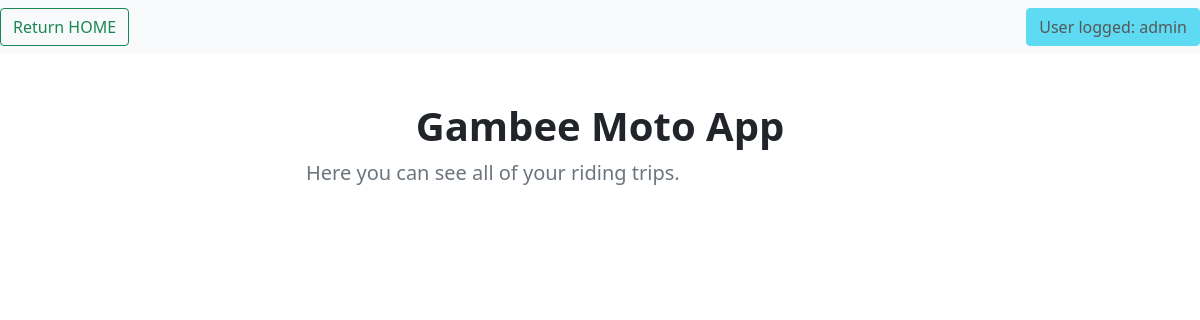
Before: /view_trips (signed in) with the older database file.
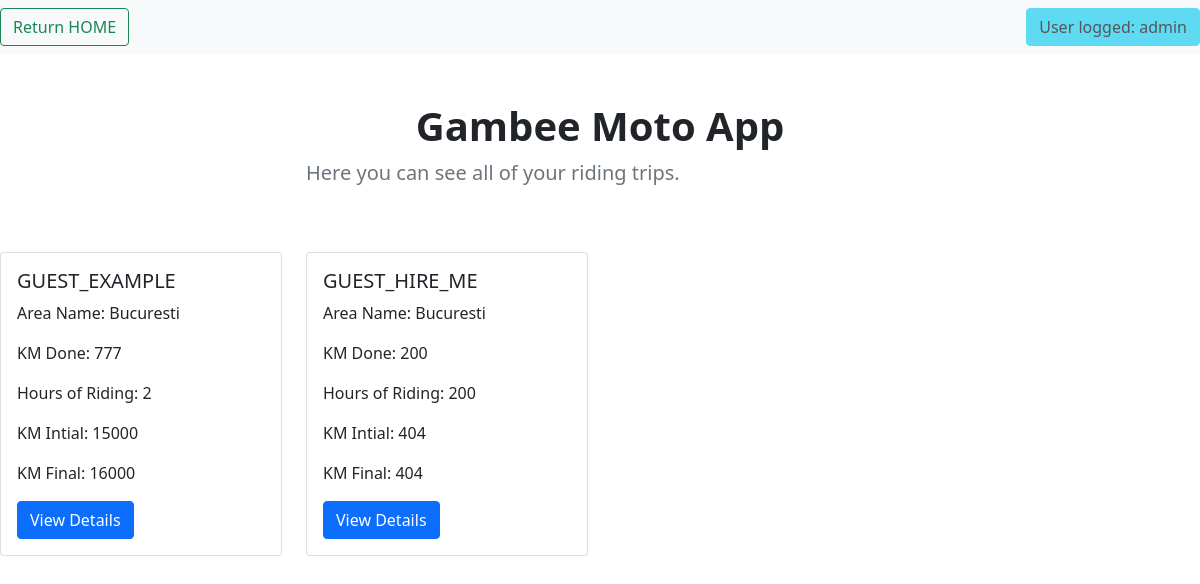
After: the same page with the newer database file.
### application/models.py (models this page shows, shortened)
class TripRecords(db.Model):
    __tablename__ = 'TripRecords'
    id = db.Column(db.Integer, primary_key=True)
    trip_name = db.Column(db.String(100))
    area_name = db.Column(db.String(50))
    km_travelled = db.Column(db.Integer)
    h_travelled = db.Column(db.Integer)
    km_initial = db.Column(db.Integer)
    km_final = db.Column(db.Integer)
    added_by = db.Column(db.String(100))

### application/routes.py (the view)
@app.route('/view_trips', methods=['GET'])
@login_required
def view_trips():
    if session['logged_user'] != app.config['ADMIN_USER']:
        trips = TripRecords.query.filter_by(added_by=session['logged_user']).all()
    else:
        trips = TripRecords.query.all()
    return render_template('view_trips.html', list_trips=trips, crr_user=session['logged_user'].split('@')[0])

### application/routes.py (called while the page is built)
@loginMan.user_loader
def load_user(email):
    return Riders.query.filter_by(email=email).first()

### application/templates/view_trips.html (shortened to what this page needs)
{% extends 'base.html'%}
{% block listing_trips %}
<nav class="navbar navbar-light bg-light">
  <form class="form-inline">
    <button class="btn btn-outline-success" type="button" onclick="window.location.href='{{ url_for( 'home') }}';">Return HOME</button>
  </form>
    {% if crr_user == 'guest' %}
        <button type="button" class="btn btn-danger" disabled>
             User logged: {{ crr_user }}
        </button>
    {%else%}
        <button type="button" class="btn btn-info" disabled>
             User logged: {{ crr_user }}
        </button>
    {% endif %}
</nav>
<div class="row py-lg-5">
    <div class="col-lg-6 col-md-8 mx-auto">
        <h1 class="fw-bold text-center">Gambee Moto App</h1>
        <p class="lead text-muted">Here you can see all of your riding trips.</p>
    </div>
</div>
<div class="row">
    {% for trip in list_trips %}
    <div class="col-sm-3">
        <div class="card">
            <div class="card-body">
                <h5 class="card-title">{{ trip.trip_name}}</h5>
                <p class="card-text"> Area Name: {{trip.area_name}}</p>
                <p class="card-text"> KM Done: {{trip.km_travelled}}</p>
                <p class="card-text"> Hours of Riding: {{trip.h_travelled}}</p>
                <p class="card-text"> KM Intial: {{trip.km_initial}}</p>
                <p class="card-text"> KM Final: {{trip.km_final}}</p>
                <a href="{{url_for('detailed_trip', trip_name= trip.trip_name )}}" class="btn btn-primary">View Details</a>
            </div>
        </div>
    </div>
    {% endfor %}
</div>
{% endblock %}

### application/templates/base.html (shortened to what this page needs)
<!DOCTYPE html>
<html lang="en">
<head>
    <link href="https://cdn.jsdelivr.net/npm/bootstrap@5.0.0-beta2/dist/css/bootstrap.min.css" rel="stylesheet">
    <link rel="stylesheet" href="static/style.css">
</head>
<body>
{%block listing_trips%}
{%endblock%}
</body>
</html>

Changed rows visible on the page:
added TripRecords: trip_name "GUEST_EXAMPLE", area_name "Bucuresti", km_travelled "777", h_travelled "2", km_initial "15000", km_final "16000"
added TripRecords: trip_name "GUEST_HIRE_ME", area_name "Bucuresti", km_travelled "200", h_travelled "200", km_initial "404", km_final "404"
